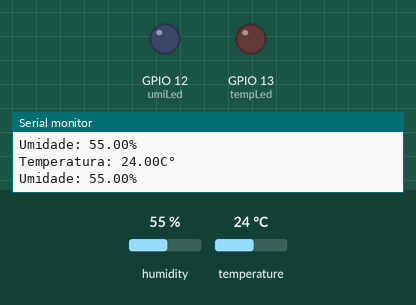
A sketch run on a simulated ESP32. Shown: output pins drawn as LEDs (lit = HIGH), the last lines printed to the serial monitor. The test bench sets the inputs (shaded band); at power-on: humidity 55 %, temperature 24 °C.

Above: at 10.8 s.
10.9 s: humidity set to 69 %
18.4 s: humidity set to 72 %
At 20.7 s:
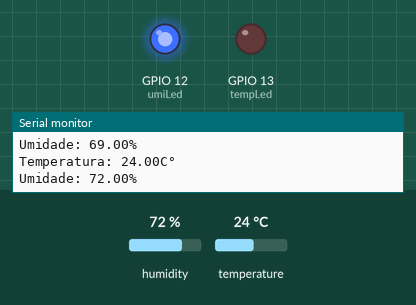
25.9 s: temperature set to 34.4 °C
33.4 s: temperature set to 35.6 °C
At 35.7 s:
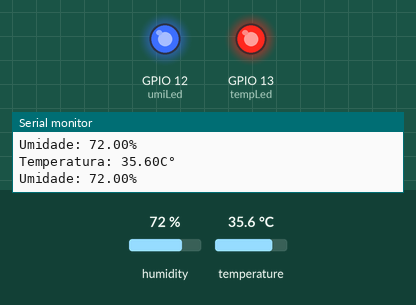
40.9 s: humidity set to 22 %
At 46.4 s:
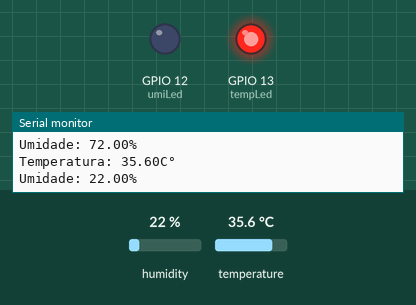
48.4 s: humidity set to 88 %
At 50.6 s:
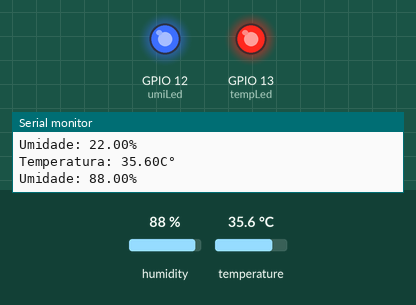
Timing chart, 0 to 52.1 s (numbered marks = the images above; inputs shaded):
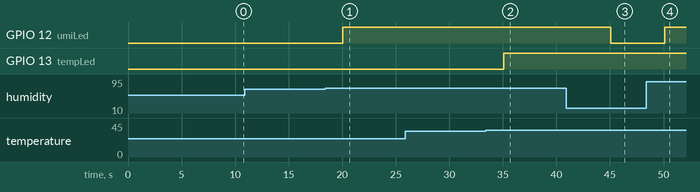

The sketch:

sketch.ino
```cpp
#include "DHTesp.h"

#define sensorDHT 15
#define tempLed 13
#define umiLed 12

DHTesp sensor;

void setup() {
  Serial.begin(115200);
  pinMode(tempLed, OUTPUT);
  pinMode(umiLed, OUTPUT);

  sensor.setup(sensorDHT, DHTesp::DHT22);
}

void loop() {

  delay(5000);

  float temperatura = sensor.getTemperature();
  float umidade = sensor.getHumidity();


  Serial.println("Temperatura: " + String(temperatura) + "C°");
  Serial.println("Umidade: " + String(umidade) + "%");

  if(temperatura > 35){
    digitalWrite(13, HIGH);
  }
  else {
    digitalWrite(13, LOW);
  }

  if(umidade > 70 ) {
    digitalWrite(12, HIGH);
  }
  else {
    digitalWrite(12, LOW);
  }
}
```

Measured:
- the behaviour switches between 70 and 71 % on humidity (found by bisection; images 0 and 1)
- the behaviour switches between 35 and 35.1 °C on temperature (found by bisection; images 1 and 2)
- after the input at 18.4 s, GPIO 12 (umiLed): LOW → HIGH after 1.6 s
- after the input at 33.4 s, GPIO 13 (tempLed): LOW → HIGH after 1.7 s
- after the input at 40.9 s, GPIO 12 (umiLed): HIGH → LOW after 4.2 s
- after the input at 48.4 s, GPIO 12 (umiLed): LOW → HIGH after 1.7 s
